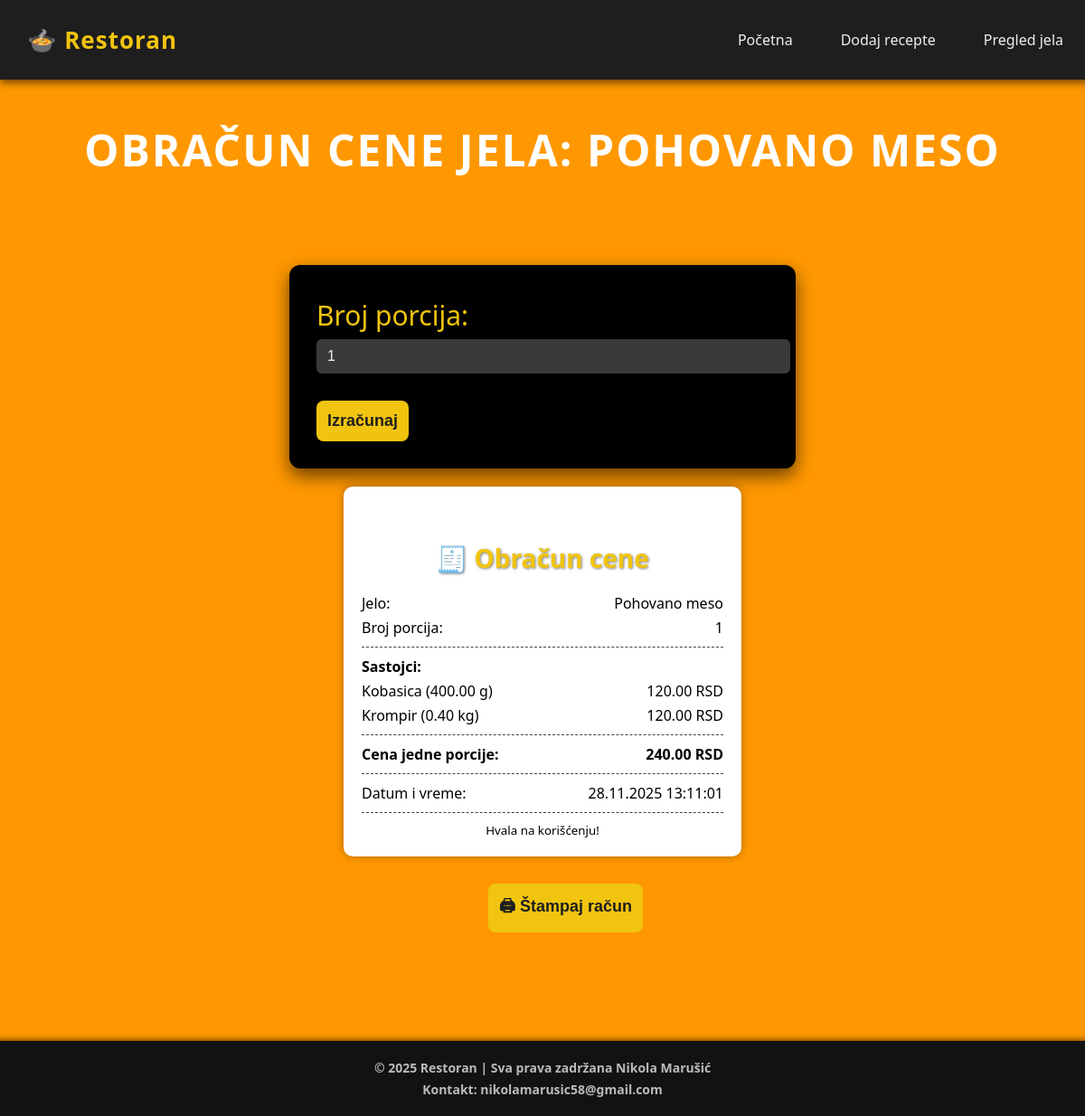
The app's page /stranice/obracun.php?id=5 with its own data.
### tables this page shows
CREATE TABLE `jelo` (
  `id` int(11) NOT NULL,
  `naziv` varchar(100) NOT NULL,
  `opis` text DEFAULT NULL,
  `jedinica_mere` enum('porcija','kg','g','kom','l','ml') NOT NULL,
  `planirana_kolicina` decimal(10,2) NOT NULL
);

CREATE TABLE `receptura` (
  `id` int(11) NOT NULL,
  `jelo_id` int(11) NOT NULL,
  `artikal_id` int(11) NOT NULL,
  `jedinica` enum('kg','g','l','ml','kom') NOT NULL,
  `kolicina` decimal(10,2) NOT NULL,
  `cena` decimal(10,2) NOT NULL
);

CREATE TABLE `artikal` (
  `id` int(11) NOT NULL,
  `naziv` varchar(100) NOT NULL,
  `jedinica_mere` enum('kg','g','l','ml','kom') NOT NULL,
  `cena` decimal(10,2) NOT NULL
);

### stranice/obracun.php (the view, shortened to what this page needs)
<!DOCTYPE html>
<html lang="sr">
<head>
    <link rel="stylesheet" href="../css/style.css">
</head>
<body>
<nav class="navbar">
    <div class="logo">🍲 Restoran</div>
    <ul class="nav-links">
        <li><a href="../index.php">Početna</a></li>
        <li><a href="receptura.php">Dodaj recepte</a></li>
        <li><a href="pregled_i_izmena.php">Pregled jela</a></li>
    </ul>
</nav>
<?php
require_once "../baze/konekcija.php";
$jelo_id = $_GET['id'] ?? null;
$stmt = $conn->prepare("SELECT * FROM jelo WHERE id=?");
$stmt->bind_param("i", $jelo_id);
$stmt->execute();
$res_j = $stmt->get_result();
$jelo = $res_j->fetch_assoc();
$broj_por = $_POST['broj_por'] ?? 1;
$stmt2 = $conn->prepare("
    SELECT r.*, a.naziv as art_naziv
    FROM receptura r
    JOIN artikal a ON a.id=r.artikal_id
    WHERE r.jelo_id=?
");
$stmt2->bind_param("i", $jelo_id);
$stmt2->execute();
$res_s = $stmt2->get_result();
$sastojci = [];
$ukupan_trosak_po_por = 0;
while($row = $res_s->fetch_assoc()){
    $row['ukupan_po_por'] = $row['kolicina'] * $row['cena'];
    $sastojci[] = $row;
    $ukupan_trosak_po_por += $row['ukupan_po_por'];
}
$datum_vreme = date("d.m.Y H:i:s");
?>
<h1 class="main-title">Obračun cene jela: <?= htmlspecialchars($jelo['naziv']) ?></h1>
<form class="forma" method="POST" style="margin-bottom:20px;">
    <label>Broj porcija:</label>
    <input type="number" name="broj_por" value="<?= htmlspecialchars($broj_por) ?>" min="1">
    <button class="dugme" type="submit">Izračunaj</button>
</form>
<div id="receipt">
    <h2 style="text-align:center;">🧾 Obračun cene</h2>
    <div class="receipt-row">
        <span>Jelo:</span>
        <span><?= htmlspecialchars($jelo['naziv']) ?></span>
    </div>
    <div class="receipt-row">
        <span>Broj porcija:</span>
        <span><?= $broj_por ?></span>
    </div>
    <div class="line"></div>
    <div><strong>Sastojci:</strong></div>
    <?php foreach($sastojci as $s): ?>
        <div class="receipt-row">
            <span><?= htmlspecialchars($s['art_naziv']) ?> (<?= $s['kolicina'] ?> <?= $s['jedinica'] ?>)</span>
            <span><?= number_format($s['ukupan_po_por'],2) ?> RSD</span>
        </div>
    <?php endforeach; ?>
    <div class="line"></div>
    <div class="receipt-row">
        <strong>Cena jedne porcije:</strong>
        <strong><?= number_format($ukupan_trosak_po_por,2) ?> RSD</strong>
    </div>
    <div class="line"></div>
    <div class="receipt-row">
        <span>Datum i vreme:</span>
        <span><?= $datum_vreme ?></span>
    </div>
    <div class="line"></div>
    <small style="text-align:center; display:block;">Hvala na korišćenju!</small>
</div>
<div style="text-align:center; margin-top:30px;">
    <button id="racun" class="dugme" onclick="printReceipt()">🖨 Štampaj račun</button>
</div>
<footer class="footer">
    <div class="footer-content">
        <p>© 2025 Restoran | Sva prava zadržana Nikola Marušić</p>
        <p>Kontakt: nikolamarusic58@gmail.com</p>
    </div>
</footer>
</body>
</html>

### css/style.css (style rules this page uses)
.navbar { display: flex; justify-content: space-evenly; align-items: center; background-color: #1e1e1e; padding: 12px 30px; box-shadow: 0 4px 8px rgba(0,0,0,0.5); font-family: 'Segoe UI', Tahoma, Geneva, Verdana, sans-serif; position: fixed; top:0%; left: 0%; width: 100%; z-index: 1000; }
.navbar .logo { font-size: 26px; font-weight: bold; color: #f1c40f; letter-spacing: 1px; }
.navbar .nav-links { margin-left: auto; list-style: none; display: flex; gap: 25px; position: relative; right: 40px; }
.navbar .nav-links li a { text-decoration: none; color: #ecf0f1; font-weight: 500; padding: 8px 14px; border-radius: 6px; transition: background-color 0.3s, color 0.3s, transform 0.2s; }
.footer { background-color: #121212; color: #bbbbbb; padding: 15px 30px; text-align: center; font-family: 'Segoe UI', Tahoma, Geneva, Verdana, sans-serif; box-shadow: 0 -2px 6px rgba(0,0,0,0.5); margin: 0 !important; width: 100vw; position: relative; left: 50%; transform: translateX(-50%); }
html, body { margin: 0; padding: 0; }
.footer .footer-content p { margin: 5px 0; font-size: 14px; }
body { background-color: #ff9800;; padding-bottom: 80px; font-family: 'Segoe UI', Tahoma, Geneva, Verdana, sans-serif; margin: 0; padding: 0; overflow-x:hidden; }
h2 { text-align: center; margin: 40px 0 20px 0; font-size: 28px; color: #f1c40f; text-shadow: 1px 1px 3px rgba(0,0,0,0.5); }
.forma { max-width: 500px; margin: 200px auto 150px auto; background-color: #000000; padding: 30px; border-radius: 12px; box-shadow: 0 8px 20px rgba(0,0,0,0.6); transition: transform 0.3s ease, box-shadow 0.3s ease; }
label { display: block; margin-bottom: 6px; font-weight: 500; color: #f1c40f; transition: color 0.3s; font-size: 30px; }
input[type="text"], input[type="number"], textarea, select { width: 100%; padding: 10px 12px; margin-bottom: 20px; border-radius: 6px; border: none; outline: none; font-size: 16px; background-color: #3a3a3a; color: #ecf0f1; transition: background-color 0.3s, transform 0.2s; }
.dugme { display: block; padding: 12px; font-size: 18px; font-weight: bold; color: #1e1e1e; background-color: #f1c40f; border: none; border-radius: 8px; cursor: pointer; transition: background-color 0.3s, transform 0.2s, box-shadow 0.2s; }
ul, p { text-align: center; font-weight: 500; font-weight: bolder; }
ul li { margin: 5px 0; color: #ff0000; }
.main-title { font-size: clamp(36px, 5vw, 56px); font-weight: 900; color: #0a0a0a; line-height: 1.1; position: relative; top:100px; }
.main-title { font-size: 48px; color: #fff; text-align: center; margin-top: 40px; letter-spacing: 2px; text-transform: uppercase; display: flex; justify-content: center; align-items: center; gap: 15px; animation: fadeInDown 1s ease-out; }
.receipt-row { display: flex; justify-content: space-between; margin: 6px 0; }
#racun { margin-bottom: 10%; position: relative; left:45%; }
label { display:block; margin-top:5px; }
input, select { margin-bottom:2px; }
button { margin-top:10px; }
#receipt { max-width: 400px; margin: auto; background: #fff; padding: 20px; border-radius: 10px; box-shadow: 0 0 10px rgba(0,0,0,0.3); }
.receipt-row { display:flex; justify-content:space-between; margin:5px 0; }
.line { border-bottom:1px dashed #444; margin:10px 0; }

### records on screen
jelo: naziv "POHOVANO MESO", naziv "Pohovano meso"
receptura: artikal.naziv "Kobasica", kolicina "400.00", jedinica "g", ukupan_po_por "120.00"
receptura: artikal.naziv "Krompir", kolicina "0.40", jedinica "kg", ukupan_po_por "120.00"

### other values on screen
$broj_por "1"
$ukupan_trosak_po_por "240.00"
